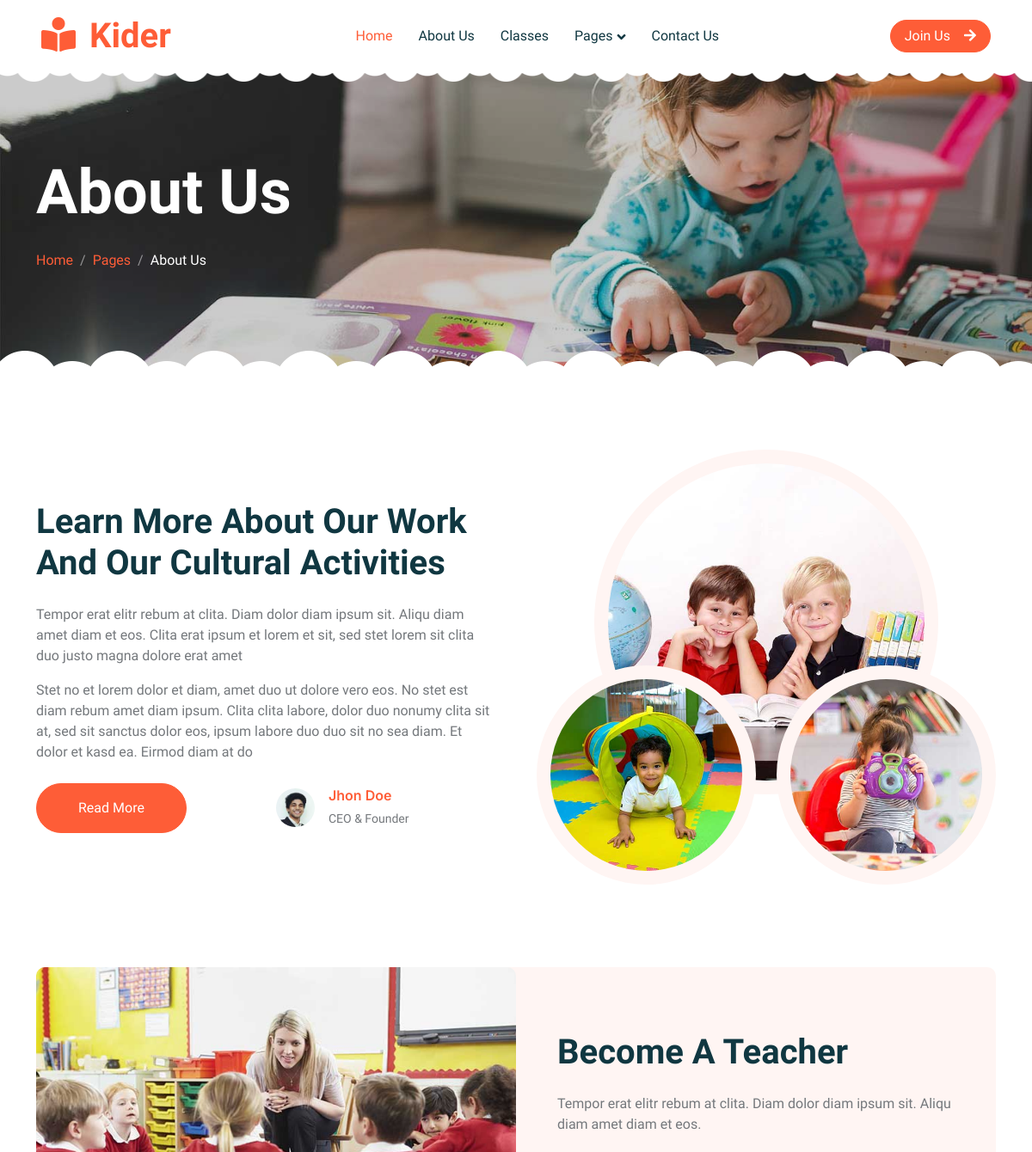
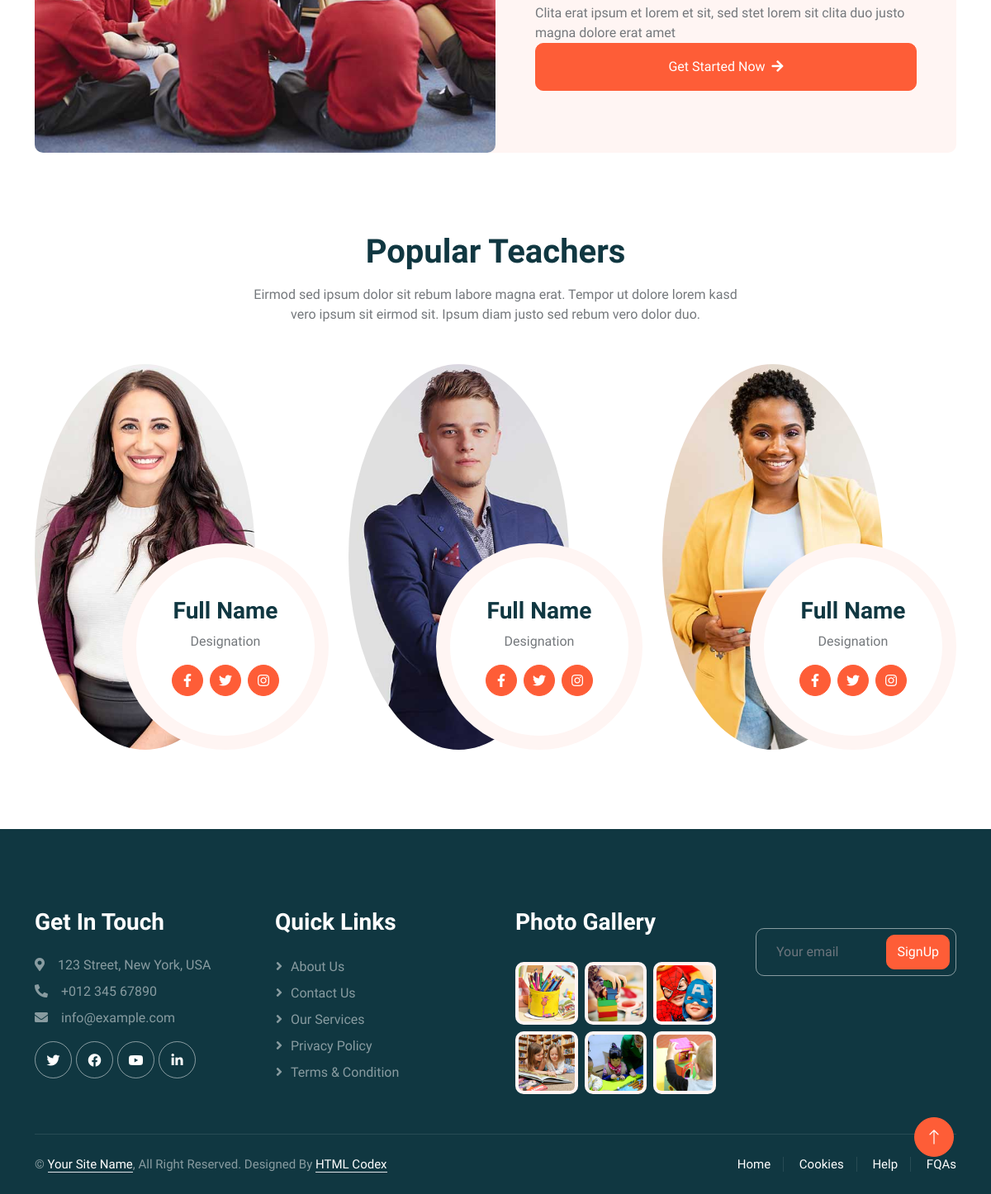
The page /about/ on the database its author committed (2 pictures, top to bottom).
### app/models.py (models this page shows, shortened)
class AboutUs(models.Model):
    title = models.CharField(max_length=255)
    description1 = models.CharField(max_length=255, blank=True, null=True)
    description2 = models.CharField(max_length=255, blank=True, null=True)
    image = models.ImageField(upload_to="about_us", blank=True, null=True)
    name = models.CharField(max_length=255, blank=True, null=True)
    position = models.CharField(max_length=255, blank=True, null=True)
    class Meta:
        verbose_name = "About Us"
        verbose_name_plural = "About Us"

class AboutImages(models.Model):
    image_title = models.CharField(max_length=255)
    image = models.ImageField(upload_to="about")
    class Meta:
        verbose_name = "About Images"
        verbose_name_plural = "About Images"

class Teacher(models.Model):
    title = models.CharField(max_length=255)
    description1 = models.CharField(max_length=255, blank=True, null=True)
    description2 = models.CharField(max_length=255, blank=True, null=True)
    image = models.ImageField(upload_to="teacher")
    class Meta:
        verbose_name = "Teacher"
        verbose_name_plural = "Teacher"

class TeamMain(models.Model):
    title = models.CharField(max_length=255)
    description = models.CharField(max_length=255)
    class Meta:
        verbose_name = "Team Main"
        verbose_name_plural = "Team Main"

class TeamBlocks(models.Model):
    name= models.CharField(max_length=255)
    position = models.CharField(max_length=255)
    image = models.ImageField(upload_to="teams_blocks", null=True, blank=True)
    social_title1 = models.CharField(max_length=50, null=True, blank=True)
    social_title2 = models.CharField(max_length=50, null=True, blank=True)
    social_title3 = models.CharField(max_length=50, null=True, blank=True)
    social_url1 = models.URLField(max_length=255, blank=True)
    social_url2 = models.URLField(max_length=255, blank=True)
    social_url3 = models.URLField(max_length=255, blank=True)
    social_html_class1 = models.CharField(max_length=200, null=True, blank=True)
    social_html_class2 = models.CharField(max_length=200, null=True, blank=True)
    social_html_class3 = models.CharField(max_length=200, null=True, blank=True)
    class Meta:
        verbose_name = "Team Blocks"
        verbose_name_plural = "Team Blocks"

class FooterMain(models.Model):
    title = models.CharField(max_length=255)
    class Meta:
        verbose_name = "Footer Main"
        verbose_name_plural = "Footer Main"

class GetInTouch(models.Model):
    title = models.CharField(max_length=50)
    icon_class = models.CharField(max_length=255)
    description = models.CharField(max_length=255)
    class Meta:
        verbose_name = "Get In Touch"
        verbose_name_plural = "Get In Touch"

class Socials(models.Model):
    title = models.CharField(max_length=50)
    url = models.URLField(max_length=255, blank=True)
    html_class = models.CharField(max_length=255)
    class Meta:
        verbose_name = "Social"
        verbose_name_plural = "Socials"

class QuickLinks(models.Model):
    link_url = models.CharField(max_length=255)
    link_name = models.CharField(max_length=255)
    class Meta:
        verbose_name = "Quick Links"
        verbose_name_plural = "Quick Links"

class GalleryImages(models.Model):
    image_title = models.CharField(max_length=255)
    image = models.ImageField(upload_to="gallery")
    class Meta:
        verbose_name = "Gallery Images"
        verbose_name_plural = "Gallery Images"

class FooterText(models.Model):
    text1 = models.CharField(max_length=55, blank=True, null=True)
    text2 = models.CharField(max_length=255, blank=True, null=True)
    text3 = models.CharField(max_length=255, blank=True, null=True)
    link_url = models.URLField(max_length=200, blank=True, null=True)
    link_url2 = models.CharField(max_length=255, blank=True, null=True)
    link_name1 = models.CharField(max_length=255, blank=True, null=True)
    link_name2 = models.CharField(max_length=255, blank=True, null=True)
    class Meta:
        verbose_name = "Footer Text"
        verbose_name_plural = "Footer Text"

### app/views.py (the view)
# urls.py: path('about/', views.about, name="about"),
def about(request):
    context = {
        "footer_text": FooterText.objects.all().first(),
        "about_us": AboutUs.objects.all().first(),
        "about_images": AboutImages.objects.all(),
        "teacher": Teacher.objects.all().first(),
        "team_main": TeamMain.objects.all().first(),
        "team_blocks": TeamBlocks.objects.all(),
        "footer_main": FooterMain.objects.all(),
        "get_in_touch": GetInTouch.objects.all(),
        "socials": Socials.objects.all(),
        "quick_links": QuickLinks.objects.all(),
        "news_letter": Newsletter.objects.all().first(),
        "gallery": GalleryImages.objects.all()
    }
    return render(request,"about.html", context)

### app/templates/about.html (shortened to what this page needs)
{% extends "base.html" %}
{% load static %}
    {% block about_template %}
			<div class="container-xxl py-5 page-header position-relative mb-5">
				<div class="container py-5">
						<h1 class="display-2 text-white animated slideInDown mb-4">About Us</h1>
						<nav aria-label="breadcrumb animated slideInDown">
								<ol class="breadcrumb">
										<li class="breadcrumb-item"><a href="#">Home</a></li>
										<li class="breadcrumb-item"><a href="#">Pages</a></li>
										<li class="breadcrumb-item text-white active" aria-current="page">About Us</li>
								</ol>
						</nav>
				</div>
			</div>
    <div class="container-xxl py-5">
      <div class="container">
          <div class="row g-5 align-items-center">
              <div class="col-lg-6 wow fadeInUp" data-wow-delay="0.1s">
                  <h1 class="mb-4">{{about_us.title}}</h1>
                  <p>{{about_us.description1}}</p>
                  <p class="mb-4">{{about_us.description2}}</p>
                  <div class="row g-4 align-items-center">
                      <div class="col-sm-6">
                          <a class="btn btn-primary rounded-pill py-3 px-5" href="">Read More</a>
                      </div>
                      <div class="col-sm-6">
                          <div class="d-flex align-items-center">
                              <img class="rounded-circle flex-shrink-0" src="{{about_us.image.url}}" alt="" style="width: 45px; height: 45px;">
                              <div class="ms-3">
                                  <h6 class="text-primary mb-1">{{about_us.name}}</h6>
                                  <small>{{about_us.position}}</small>
                              </div>
                          </div>
                      </div>
                  </div>
              </div>
              <div class="col-lg-6 about-img wow fadeInUp" data-wow-delay="0.5s">
                  <div class="row">
                      <div class="col-12 text-center">
                          <img class="img-fluid w-75 rounded-circle bg-light p-3" src="{{about_images.0.image.url}}" alt="">
                      </div>
                      <div class="col-6 text-start" style="margin-top: -150px;">
                          <img class="img-fluid w-100 rounded-circle bg-light p-3" src="{{about_images.1.image.url}}" alt="">
                      </div>
                      <div class="col-6 text-end" style="margin-top: -150px;">
                          <img class="img-fluid w-100 rounded-circle bg-light p-3" src="{{about_images.2.image.url}}" alt="">
                      </div>
                  </div>
              </div>
          </div>
      </div>
  </div>
     <div class="container-xxl py-5">
      <div class="container">
          <div class="bg-light rounded">
              <div class="row g-0">
                  <div class="col-lg-6 wow fadeIn" data-wow-delay="0.1s" style="min-height: 400px;">
                      <div class="position-relative h-100">
                          <img class="position-absolute w-100 h-100 rounded" src="{{teacher.image.url}}" style="object-fit: cover;">
                      </div>
                  </div>
                  <div class="col-lg-6 wow fadeIn" data-wow-delay="0.5s">
                      <div class="h-100 d-flex flex-column justify-content-center p-5">
                          <h1 class="mb-4">{{teacher.title}}</h1>
                          <p class="mb-4">{{teacher.description1}}
                          </p>{{teacher.description2}}
                          <a class="btn btn-primary py-3 px-5" href="">Get Started Now<i class="fa fa-arrow-right ms-2"></i></a>
                      </div>
                  </div>
              </div>
          </div>
      </div>
  </div>
        <div class="container-xxl py-5">
          <div class="container">
              <div class="text-center mx-auto mb-5 wow fadeInUp" data-wow-delay="0.1s" style="max-width: 600px;">
                  <h1 class="mb-3">{{team_main.title}}</h1>
                  <p>{{team_main.description}}</p>
              </div>
              <div class="row g-4">
                {% for blocks in team_blocks %}
                  <div class="col-lg-4 col-md-6 wow fadeInUp" data-wow-delay="0.3s">
                      <div class="team-item position-relative">
                          <img class="img-fluid rounded-circle w-75" src="{{blocks.image.url}}" alt="">
                          <div class="team-text">
                              <h3>{{blocks.name}}</h3>
                              <p>{{blocks.position}}</p>
                              <div class="d-flex align-items-center">
                                  <a class="btn btn-square btn-primary mx-1" href="{{blocks.social_url1}}"><i class="{{blocks.social_html_class1}}"  title="{{blocks.social_title1}}"></i></a>
                                  <a class="btn btn-square btn-primary  mx-1" href="{{blocks.social_url2}}"><i class="{{blocks.social_html_class2}}" title="{{blocks.social_title2}}"></i></a>
                                  <a class="btn btn-square btn-primary  mx-1" href="{{blocks.social_url3}}"><i class="{{blocks.social_html_class3}}" title="{{blocks.social_title3}}"></i></a>
                              </div>
                          </div>
                      </div>
                  </div>
                {% endfor %}
              </div>
          </div>
      </div>
    {% endblock %}

### app/templates/base.html (shortened to what this page needs)
{% load static %}
    <!DOCTYPE html>
    <html lang="en">
    <head>
        <link href="https://cdnjs.cloudflare.com/ajax/libs/font-awesome/5.10.0/css/all.min.css" rel="stylesheet">
        <link href="https://cdn.jsdelivr.net/npm/bootstrap-icons@1.4.1/font/bootstrap-icons.css" rel="stylesheet">
        <link href="{% static "lib/animate/animate.min.css" %}" rel="stylesheet">
        <link href="{% static "lib/owlcarousel/assets/owl.carousel.min.css" %}" rel="stylesheet">
        <link href="{% static "css/bootstrap.min.css" %}" rel="stylesheet">
        <link href="{% static "css/style.css" %}" rel="stylesheet">
    </head>
    <body>
        <div class="container-xxl bg-white p-0">
            <nav class="navbar navbar-expand-lg bg-white navbar-light sticky-top px-4 px-lg-5 py-lg-0">
                <a href="{% url 'index' %}" class="navbar-brand">
                    <h1 class="m-0 text-primary"><i class="fa fa-book-reader me-3"></i>Kider</h1>
                </a>
                <div class="collapse navbar-collapse" id="navbarCollapse">
                    <div class="navbar-nav mx-auto">
                        <a href="{% url 'index' %}" class="nav-item nav-link active">Home</a>
                        <a href="{% url 'about' %}" class="nav-item nav-link">About Us</a>
                        <a href="{% url 'classes' %}" class="nav-item nav-link">Classes</a>
                        <div class="nav-item dropdown">
                            <a href="#" class="nav-link dropdown-toggle" data-bs-toggle="dropdown">Pages</a>
                        </div>
                        <a href="{% url 'contact' %}" class="nav-item nav-link">Contact Us</a>
                    </div>
                    <a href="" class="btn btn-primary rounded-pill px-3 d-none d-lg-block">Join Us<i class="fa fa-arrow-right ms-3"></i></a>
                </div>
            </nav>
            {% block about_template %}{% endblock %}
            <div class="container-fluid bg-dark text-white-50 footer pt-5 mt-5 wow fadeIn" data-wow-delay="0.1s">
                <div class="container py-5">
                    <div class="row g-5">
                        <div class="col-lg-3 col-md-6">
                            <h3 class="text-white mb-4">{{footer_main.0.title}}</h3>
                            {% for get in get_in_touch %}
                              <p class="mb-2"><i class="{{get.icon_class}}">
                              </i>{{get.description}}</p>
                            {% endfor %}
                            <div class="d-flex pt-2">
                              {% for social in socials %}
                                <a class="btn btn-outline-light btn-social" href="{{social.url}}">
                                    <i class="{{social.html_class}}" target="_blank" title="{{social.title}}"></i></a>
                              {% endfor %}
                            </div>
                        </div>
                        <div class="col-lg-3 col-md-6">
                            <h3 class="text-white mb-4">{{footer_main.1.title}}</h3>
                            {% for links in quick_links %}
                                <a class="btn btn-link text-white-50" href="">{{links.link_name}}</a>
                            {% endfor %}
                        </div>
                        <div class="col-lg-3 col-md-6">
                            <h3 class="text-white mb-4">{{footer_main.2.title}}</h3>
                            <div class="row g-2 pt-2">
                                {% for gallery in gallery %}
                                  <div class="col-4">
                                      <img class="img-fluid rounded bg-light p-1" src="{{gallery.image.url}}" alt="">
                                  </div>
                                {% endfor %}
                            </div>
                        </div>
                        <div class="col-lg-3 col-md-6">
                            <div class="position-relative mx-auto" style="max-width: 400px;">
                                <input class="form-control bg-transparent w-100 py-3 ps-4 pe-5" type="text" placeholder="Your email">
                                <button type="button" class="btn btn-primary py-2 position-absolute top-0 end-0 mt-2 me-2">SignUp</button>
                            </div>
                        </div>
                    </div>
                </div>
                <div class="container">
                    <div class="copyright">
                        <div class="row">
                            <div class="col-md-6 text-center text-md-start mb-3 mb-md-0">
                                {{footer_text.text1}} <a class="border-bottom" href="{{footer_text.link_url2}}">{{footer_text.link_name2}}</a>{{footer_text.text2}}
                                {{footer_text.text3}} <a class="border-bottom" href="{{footer_text.link_url1}}">{{footer_text.link_name1}}</a>
                            </div>
                            <div class="col-md-6 text-center text-md-end">
                                <div class="footer-menu">
                                    <a href="">Home</a>
                                    <a href="">Cookies</a>
                                    <a href="">Help</a>
                                    <a href="">FQAs</a>
                                </div>
                            </div>
                        </div>
                    </div>
                </div>
            </div>
            <a href="#" class="btn btn-lg btn-primary btn-lg-square back-to-top"><i class="bi bi-arrow-up"></i></a>
        </div>
    </body>
    </html>

### rows shown on the page
AboutUs: title "Learn More About Our Work And Our Cultural Activities", description1 "Tempor erat elitr rebum at clita. Diam dolor diam ipsum sit. Aliqu diam amet diam et eos. Clita erat ipsum et lorem et sit, sed stet lorem sit clita duo justo magna dolore erat amet", description2 "Stet no et lorem dolor et diam, amet duo ut dolore vero eos. No stet est diam rebum amet diam ipsum. Clita clita labore, dolor duo nonumy clita sit at, sed sit sanctus dolor eos, ipsum labore duo duo sit no sea diam. Et dolor et kasd ea. Eirmod diam at do", image (placeholder picture), name "Jhon Doe", position "CEO & Founder"
AboutImages: image (picture)
AboutImages: image (picture)
AboutImages: image (picture)
Teacher: image (picture), title "Become A Teacher", description1 "Tempor erat elitr rebum at clita. Diam dolor diam ipsum sit. Aliqu diam amet diam et eos.", description2 "Clita erat ipsum et lorem et sit, sed stet lorem sit clita duo justo magna dolore erat amet"
TeamMain: title "Popular Teachers", description "Eirmod sed ipsum dolor sit rebum labore magna erat. Tempor ut dolore lorem kasd vero ipsum sit eirmod sit. Ipsum diam justo sed rebum vero dolor duo."
TeamBlocks: image (picture), name "Full Name", position "Designation"
TeamBlocks: image (picture), name "Full Name", position "Designation"
TeamBlocks: image (picture), name "Full Name", position "Designation"
FooterMain: title "Get In Touch"
GetInTouch: description "123 Street, New York, USA"
GetInTouch: description "+012 345 67890"
GetInTouch: description "info@example.com"
FooterMain: title "Quick Links"
QuickLinks: link_name "About Us"
QuickLinks: link_name "Contact Us"
QuickLinks: link_name "Our Services"
QuickLinks: link_name "Privacy Policy"
QuickLinks: link_name "Terms & Condition"
FooterMain: title "Photo Gallery"
GalleryImages: image (picture)
GalleryImages: image (picture)
GalleryImages: image (picture)
GalleryImages: image (picture)
GalleryImages: image (picture)
GalleryImages: image (picture)
FooterText: text1 "©", link_name2 "Your Site Name", text2 ", All Right Reserved.", text3 "Designed By", link_name1 "HTML Codex"
